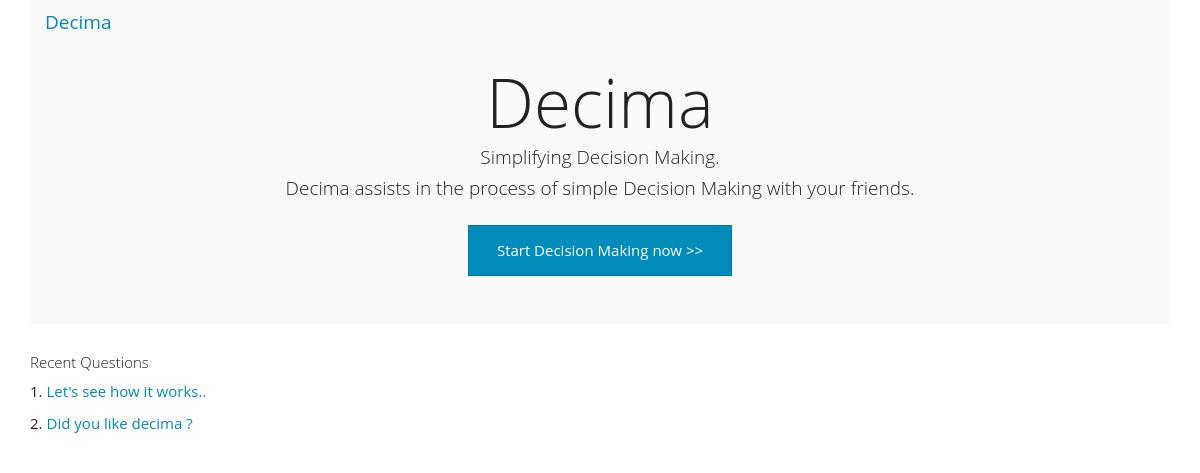
The page / on the database its author committed.
### rest_api/models.py (models this page shows, shortened)
class Question(models.Model):
    statement = models.CharField(max_length=200)
    options = models.ManyToManyField(Option)
    is_active = models.BooleanField(default=True)
    date_time_asked = models.DateTimeField(auto_now_add=True)
    date_time_answered = models.DateTimeField(null=True)
    asked_by = models.ForeignKey(User, related_name='asked')
    answers_by = models.ManyToManyField(User, related_name='answered', through='Vote')
    def __str__(self):
        return self.statement
    def get_absolute_url(self):
        return "/decimo/%d/"%self.id

### rest_api/views.py (the view)
# urls.py: url(r'^$','rest_api.views.index_controller'),
def index_controller(request):
    model={}
    model["questions"] = Question.objects.all().order_by("-date_time_asked")[:5]
    return render_to_response("index.html", model, RequestContext(request))

### decima_server/templates/index.html
{% extends 'base.html' %}
{% block content %}
    <div class="jumbotron text-center">
        <h1>Decima</h1>
        <h4>Simplifying Decision Making.</h4>
        <h4>Decima assists in the process of simple Decision Making with your friends.</h4>
        <a class="btn btn-primary" style="margin-top: 15px;" href="/decimo/question/">Start Decision Making now >></a>
    </div>
    <h5>Recent Questions</h5>
    {% for question in questions %}
        <p>
            {{ forloop.counter }}. <a href="{{ question.get_absolute_url }}">{{ question }}</a>
        </p>
    {% endfor%}
{% endblock %}

### rows shown on the page
Question: statement "Let's see how it works.."
Question: statement "Did you like decima ?"
